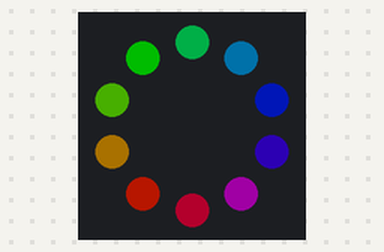
The program below on a simulated Circuit Playground running CircuitPython. Shown: the board's ring of 10 RGB LEDs (number 0 left of the top, counting anticlockwise). Dim RGB values are drawn brighter than linear.

Above: at 0.15 s.
At 0.75 s:
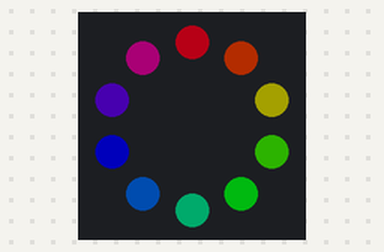
At 1.35 s:
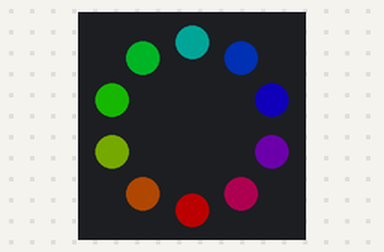
At 2.85 s:
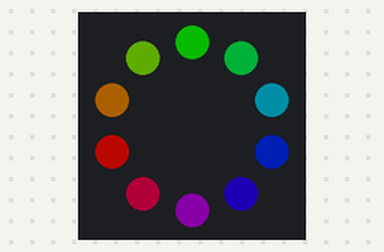
At 4.05 s:
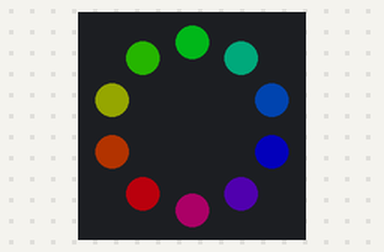
At 5.55 s:
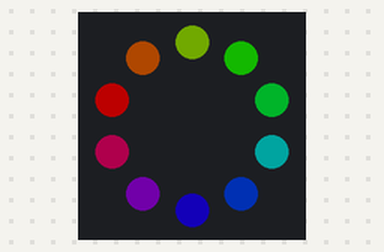

Measured:
- by itself, everything shown: repeats every 5.1 s, in 17 steps

The program:

Rainbow-Effect.py
```python
"""This example lights up the NeoPixels with a rainbow swirl."""
import time
from adafruit_circuitplayground import cp


def wheel(pos):
    # Input a value 0 to 255 to get a color value.
    # The colours are a transition r - g - b - back to r.
    if (pos < 0) or (pos > 255):
        return (0, 0, 0)
    if pos < 85:
        return (int(pos * 3), int(255 - (pos * 3)), 0)
    if pos < 170:
        pos -= 85
        return (int(255 - pos * 3), 0, int(pos * 3))
    pos -= 170
    return (0, int(pos * 3), int(255 - pos * 3))


def rainbow_cycle(wait):
    for j in range(255):
        for i in range(cp.pixels.n):
            idx = int((i * 256 / len(cp.pixels)) + j)
            cp.pixels[i] = wheel(idx & 255)
        cp.pixels.show()
        time.sleep(wait)


cp.pixels.auto_write = False
cp.pixels.brightness = 0.3
while True:
    rainbow_cycle(0.001)  # rainbowcycle with 1ms delay per step
```
